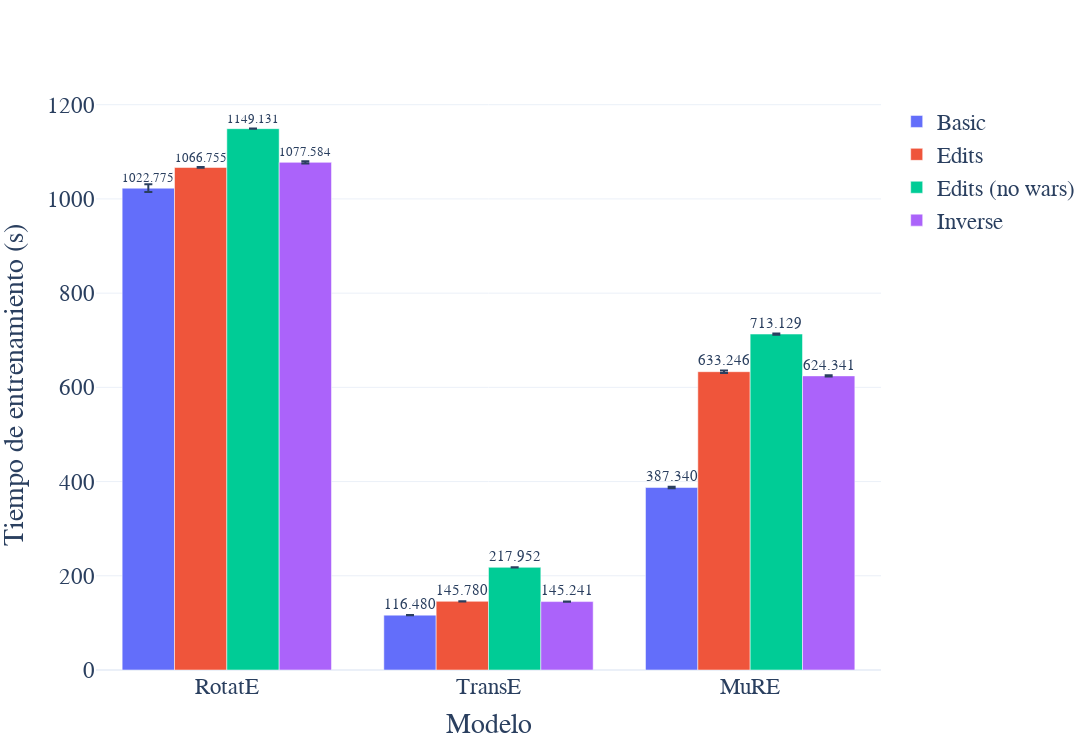

Here is the notebook cell this chart was saved with:
### Code cell
models = ['RotatE', 'TransE', 'MuRE']
samplers = ['BasicNegativeSampler', 'EditHistoryNegativeSampler', 'EditHistoryNegativeSampler (no edit wars)', 'InverseEditHistoryNegativeSampler']
fig = go.Figure()
for sampler in samplers:
    x = []
    y = []
    error_y_up = []
    error_y_down = []
    for model in models:
        time_values = time_data_df[(time_data_df['model'] == model) & (time_data_df['sampler'] == sampler)]['train_time']
        ci = confidence(time_values, 0.95)
        x.append(model)
        y.append(np.mean(time_values))
        error_y_down.append(np.mean(time_values) - ci[0])
        error_y_up.append(ci[1] - np.mean(time_values))
    
    if sampler == 'BasicNegativeSampler':
        name = 'Basic'
    elif sampler == 'EditHistoryNegativeSampler':
        name = 'Edits'
    elif sampler == 'InverseEditHistoryNegativeSampler':
        name = 'Inverse'
    else:
        name = 'Edits (no wars)'

    fig.add_trace(go.Bar(
        name = name,
        x=x, y=y,
        error_y=dict(type='data',
            symmetric=False,
            array=error_y_up,
            arrayminus=error_y_down
        ),
        texttemplate="%{y:.3f}",
        textposition="outside"
    ))

fig.update_layout(barmode='group', 
        font_family="Serif", font_size=23,
        uniformtext_minsize=20,
                  height=750, width=1300
)

fig.update_xaxes(title_text='Modelo')
fig.update_yaxes(title_text='Tiempo de entrenamiento (s)')
fig.write_image(os.path.join(OUTPUT_DIR, f"time_chart.pdf"))
fig.write_image(os.path.join(OUTPUT_DIR, f"time_chart.pdf"))
fig.show()

### Figure 1 — Plotly figure (JSON) as saved in the notebook; plotly's stock layout.template omitted (floating-point values rounded to 4 significant figures)
{"data": [{"error_y": {"array": [8.36, 0.3842, 1.429], "arrayminus": [8.36, 0.3842, 1.429], "symmetric": false, "type": "data"}, "name": "Basic", "textposition": "outside", "texttemplate": "%{y:.3f}", "type": "bar", "x": ["RotatE", "TransE", "MuRE"], "y": [1023.0, 116.5, 387.3]}, {"error_y": {"array": [0.7715, 0.1124, 2.552], "arrayminus": [0.7715, 0.1124, 2.552], "symmetric": false, "type": "data"}, "name": "Edits", "textposition": "outside", "texttemplate": "%{y:.3f}", "type": "bar", "x": ["RotatE", "TransE", "MuRE"], "y": [1067.0, 145.8, 633.2]}, {"error_y": {"array": [0.3445, 0.2829, 1.375], "arrayminus": [0.3445, 0.2829, 1.375], "symmetric": false, "type": "data"}, "name": "Edits (no wars)", "textposition": "outside", "texttemplate": "%{y:.3f}", "type": "bar", "x": ["RotatE", "TransE", "MuRE"], "y": [1149.0, 218.0, 713.1]}, {"error_y": {"array": [2.359, 0.2411, 1.236], "arrayminus": [2.359, 0.2411, 1.236], "symmetric": false, "type": "data"}, "name": "Inverse", "textposition": "outside", "texttemplate": "%{y:.3f}", "type": "bar", "x": ["RotatE", "TransE", "MuRE"], "y": [1078.0, 145.2, 624.3]}], "layout": {"barmode": "group", "font": {"family": "Serif", "size": 23}, "height": 750, "uniformtext": {"minsize": 20}, "width": 1300, "xaxis": {"autorange": true, "range": [-0.5, 2.5], "title": {"text": "Modelo"}, "type": "category"}, "yaxis": {"autorange": true, "range": [0, 1210.0], "title": {"text": "Tiempo de entrenamiento (s)"}, "type": "linear"}}}
